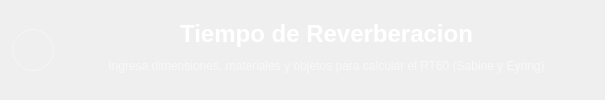
           <widget class="QFrame" name="frTop1">
            <property name="minimumSize">
             <size>
              <width>45</width>
              <height>80</height>
             </size>
            </property>
            <property name="maximumSize">
             <size>
              <width>16777215</width>
              <height>100</height>
             </size>
            </property>
            <property name="styleSheet">
             <string notr="true">QFrame#frTop1 {
    background-color: rgba(0,0,0,0.25);
    border-bottom: 1px solid rgba(255,255,255,0.13);
}</string>
            </property>
            <property name="frameShape">
             <enum>QFrame::NoFrame</enum>
            </property>
            <layout class="QHBoxLayout" name="horizontalLayout">
             <property name="spacing">
              <number>14</number>
             </property>
             <property name="leftMargin">
              <number>12</number>
             </property>
             <property name="rightMargin">
              <number>20</number>
             </property>
             <item>
              <widget class="QPushButton" name="botonAtras">
               <property name="minimumSize">
                <size>
                 <width>42</width>
                 <height>42</height>
                </size>
               </property>
               <property name="maximumSize">
                <size>
                 <width>42</width>
                 <height>42</height>
                </size>
               </property>
               <property name="toolTip">
                <string>Regresar a la pantalla anterior</string>
               </property>
               <property name="styleSheet">
                <string notr="true">QPushButton {
    background-color: transparent;
    border: 1px solid rgba(255,255,255,0.35);
    border-radius: 21px;
}
QPushButton:hover { background-color: rgba(255,255,255,0.18); border: 1px solid white; }
QPushButton:pressed { background-color: rgba(255,255,255,0.38); }</string>
               </property>
               <property name="text">
                <string/>
               </property>
               <property name="icon">
                <iconset>
                 <normaloff>graficas/iconos/angulo-izquierdo.png</normaloff>graficas/iconos/angulo-izquierdo.png</iconset>
               </property>
               <property name="iconSize">
                <size>
                 <width>22</width>
                 <height>22</height>
                </size>
               </property>
              </widget>
             </item>
             <item>
              <spacer name="horizontalSpacer">
               <property name="orientation">
                <enum>Qt::Horizontal</enum>
               </property>
               <property name="sizeHint" stdset="0">
                <size>
                 <width>40</width>
                 <height>20</height>
                </size>
               </property>
              </spacer>
             </item>
             <item>
              <widget class="QFrame" name="frameTituloTop">
               <property name="frameShape">
                <enum>QFrame::NoFrame</enum>
               </property>
               <layout class="QVBoxLayout" name="vloTituloTop">
                <property name="spacing">
                 <number>2</number>
                </property>
                <property name="leftMargin">
                 <number>0</number>
                </property>
                <property name="topMargin">
                 <number>8</number>
                </property>
                <property name="rightMargin">
                 <number>0</number>
                </property>
                <property name="bottomMargin">
                 <number>8</number>
                </property>
                <item>
                 <widget class="QLabel" name="label">
                  <property name="text">
                   <string>&lt;html&gt;&lt;body&gt;&lt;p&gt;&lt;span style=&quot;font-size:18pt; font-weight:700; color:#ffffff;&quot;&gt;Tiempo de Reverberacion&lt;/span&gt;&lt;/p&gt;&lt;/body&gt;&lt;/html&gt;</string>
                  </property>
                  <property name="alignment">
                   <set>Qt::AlignCenter</set>
                  </property>
                 </widget>
                </item>
                <item>
                 <widget class="QLabel" name="labelSubtituloTop">
                  <property name="text">
                   <string>&lt;html&gt;&lt;body&gt;&lt;p&gt;&lt;span style=&quot;font-size:9pt; color:rgba(255,255,255,0.55);&quot;&gt;Ingresa dimensiones, materiales y objetos para calcular el RT60 (Sabine y Eyring)&lt;/span&gt;&lt;/p&gt;&lt;/body&gt;&lt;/html&gt;</string>
                  </property>
                  <property name="alignment">
                   <set>Qt::AlignCenter</set>
                  </property>
                 </widget>
                </item>
               </layout>
              </widget>
             </item>
             <item>
              <spacer name="horizontalSpacer_2">
               <property name="orientation">
                <enum>Qt::Horizontal</enum>
               </property>
               <property name="sizeHint" stdset="0">
                <size>
                 <width>40</width>
                 <height>20</height>
                </size>
               </property>
              </spacer>
             </item>
            </layout>
           </widget>
